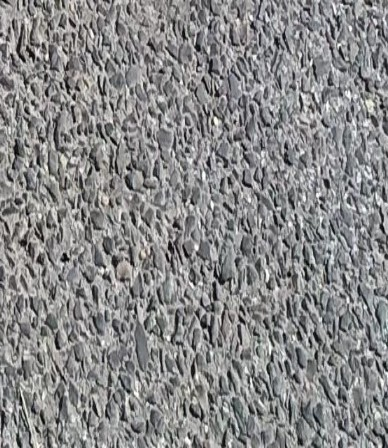
#> input picture raw pics for testing/road/negative/road 0.jpg, 388 x 448 px
$ python -i marr_hildreth.py   (imports and definitions only)   (older library calls are emulated)
#> lines starting #> are read from the running program, lines starting #| are printed output that depends on the picture
#> further down, picture is the input picture: shape (448, 388, 3); mean B, G, R 137, 136.6, 136.6
import cv2
import numpy as np

def detect_edges_mh(blurred_image, kernel_size=5):
    """
    Highly optimized Marr-Hildreth (Laplacian of Gaussian) edge detector.
    Uses vectorized morphological operations to find zero-crossings instantly.
    """
#> called with kernel_size = 5
    # 1. Calculate the Laplacian (2nd Derivative)
    # We use CV_64F to capture negative values!
    laplacian = cv2.Laplacian(blurred_image, cv2.CV_64F, ksize=kernel_size)
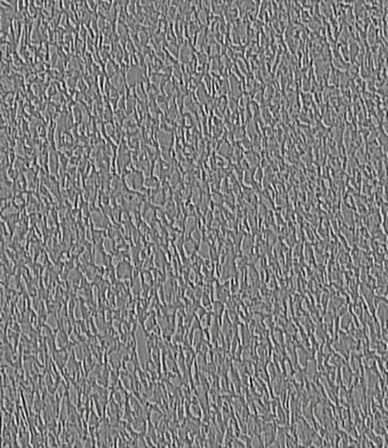
#> laplacian: shape (448, 388, 3) float64; mean B, G, R -0.7, -0.7, -0.7; drawn with min black and max white

    # 2. Fast Zero-Crossing Detection using structural shifts
    min_log = cv2.morphologyEx(laplacian, cv2.MORPH_ERODE, np.ones((3,3)))
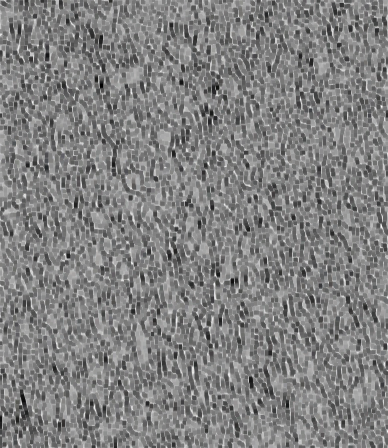
#> min_log: shape (448, 388, 3) float64; mean B, G, R -1732, -1732.1, -1732; drawn with min black and max white
    max_log = cv2.morphologyEx(laplacian, cv2.MORPH_DILATE, np.ones((3,3)))
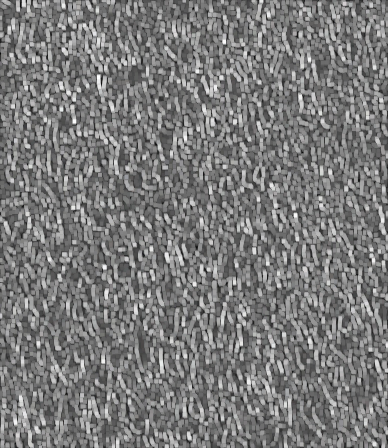
#> max_log: shape (448, 388, 3) float64; mean B, G, R 1777.6, 1777.9, 1777.7; drawn with min black and max white

    # A zero-crossing happens where the min neighbor is negative, and the pixel is positive
    # OR the max neighbor is positive, and the pixel is negative.
    zero_crossings = np.logical_or(
        np.logical_and(min_log < 0, laplacian > 0),
        np.logical_and(max_log > 0, laplacian < 0)
    )
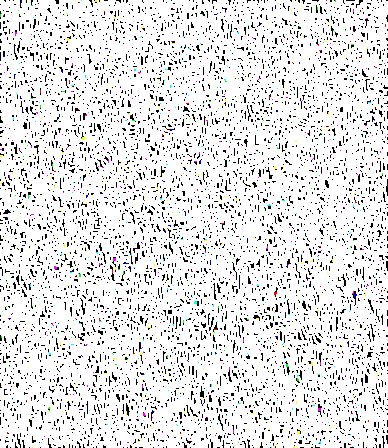
#> zero_crossings: shape (448, 388, 3) bool; mean B, G, R 0.893, 0.892, 0.892

    # Convert boolean array back to a viewable 8-bit image
    edges = np.uint8(zero_crossings) * 255
    return edges

>>> import cv2
>>> picture = cv2.imread('../raw pics for testing/road/negative/road 0.jpg')
>>> result = detect_edges_mh(picture)

$ run again, on raw pics for testing/road/negative/road 10.jpg
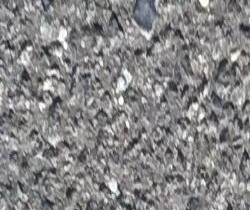
#> input picture raw pics for testing/road/negative/road 10.jpg, 250 x 210 px
#> picture is the input picture: shape (210, 250, 3); mean B, G, R 134, 133.4, 134.4
#> in detect_edges_mh, `max_log = cv2.morphologyEx(laplacian, cv2.MORPH_DILATE, np.ones((3,3)))`:
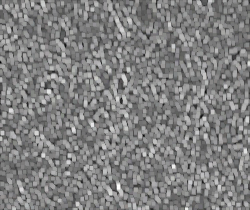
#> max_log: shape (210, 250, 3) float64; mean B, G, R 1160.6, 1160, 1160.3; drawn with min black and max white
#> in detect_edges_mh, `zero_crossings = np.logical_or( np.logical_and(min_log < 0, laplacian ..`:
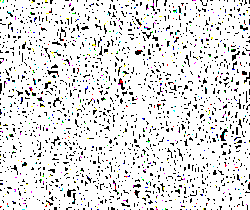
#> zero_crossings: shape (210, 250, 3) bool; mean B, G, R 0.88, 0.88, 0.881

$ run again, on raw pics for testing/road/negative/road 11.jpg
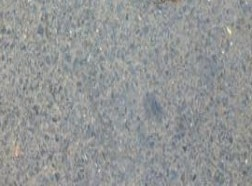
#> input picture raw pics for testing/road/negative/road 11.jpg, 252 x 186 px
#> picture is the input picture: shape (186, 252, 3); mean B, G, R 149.9, 149.6, 146.8
#> in detect_edges_mh, `max_log = cv2.morphologyEx(laplacian, cv2.MORPH_DILATE, np.ones((3,3)))`:
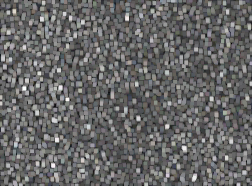
#> max_log: shape (186, 252, 3) float64; mean B, G, R 529.9, 529.6, 530.4; drawn with min black and max white
#> in detect_edges_mh, `zero_crossings = np.logical_or( np.logical_and(min_log < 0, laplacian ..`:
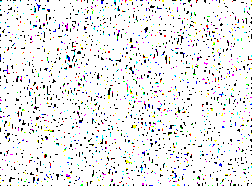
#> zero_crossings: shape (186, 252, 3) bool; mean B, G, R 0.926, 0.926, 0.924

$ run again, on raw pics for testing/road/negative/road 12.jpg
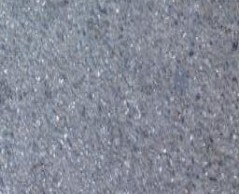
#> input picture raw pics for testing/road/negative/road 12.jpg, 239 x 194 px
#> picture is the input picture: shape (194, 239, 3); mean B, G, R 150.3, 136.9, 132.4
#> in detect_edges_mh, `max_log = cv2.morphologyEx(laplacian, cv2.MORPH_DILATE, np.ones((3,3)))`:
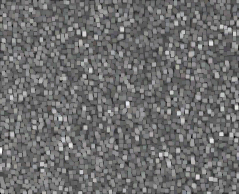
#> max_log: shape (194, 239, 3) float64; mean B, G, R 603.5, 602.5, 602.7; drawn with min black and max white
#> in detect_edges_mh, `zero_crossings = np.logical_or( np.logical_and(min_log < 0, laplacian ..`:
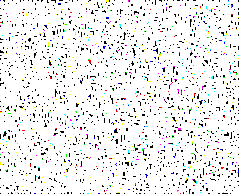
#> zero_crossings: shape (194, 239, 3) bool; mean B, G, R 0.928, 0.928, 0.928
